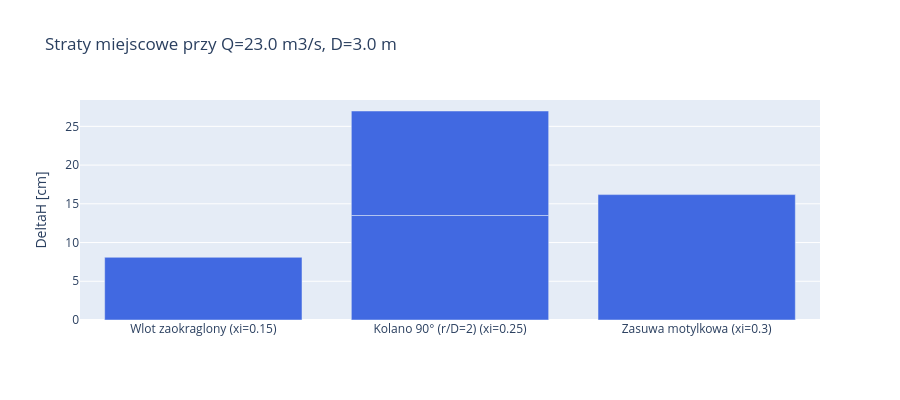

The cell this chart's notebook holds for it:
### Markdown cell above
**Prompt do LLM:**
> *"Napisz kod ktory pokaze straty miejscowe dla typowych elementow
> (wlot zaokraglony, kolano, zasuwa) przy przeplywach 1-200 m3/s
> i przekroju A=1.77 m2 (rura D=1.5m). Narysuj wykres slupkowy
> sumy strat przy Q=50 m3/s."*

**Uzyte funkcje:** `src.losses.minor_loss()`

### Code cell
D_pipe = 3.0
A_pipe = np.pi * D_pipe**2 / 4

elements = [
    ('Wlot zaokraglony', 0.15),
    ('Kolano 90° (r/D=2)', 0.25),
    ('Kolano 90° (r/D=2)', 0.25),
    ('Zasuwa motylkowa', 0.3),
]

Q_test = 23.0
v_pipe = Q_test / A_pipe
print(f'Straty miejscowe przy Q={Q_test} m3/s, D={D_pipe}m '
      f'(A={A_pipe:.2f} m2, v={v_pipe:.2f} m/s):')
names, values = [], []
for name, xi in elements:
    dH = minor_loss(Q_test, A_pipe, xi)
    print(f'  {name:30s} (xi={xi:.2f}): {dH:.4f} m = {dH*100:.2f} cm')
    names.append(f'{name} (xi={xi})')
    values.append(float(dH))

print(f'  {"SUMA":30s}         : {sum(values):.4f} m = {sum(values)*100:.2f} cm')

fig = go.Figure(go.Bar(x=names, y=[v*100 for v in values], marker_color='royalblue'))
fig.update_layout(
    title=f'Straty miejscowe przy Q={Q_test} m3/s, D={D_pipe} m',
    yaxis_title='DeltaH [cm]', height=400,
)
fig.show()

### Figure 1 — Plotly figure (JSON) as saved in the notebook; plotly's stock layout.template omitted (floating-point values rounded to 4 significant figures)
{"data": [{"marker": {"color": "royalblue"}, "type": "bar", "x": ["Wlot zaokraglony (xi=0.15)", "Kolano 90° (r/D=2) (xi=0.25)", "Kolano 90° (r/D=2) (xi=0.25)", "Zasuwa motylkowa (xi=0.3)"], "y": [8.094, 13.49, 13.49, 16.19]}], "layout": {"height": 400, "title": {"text": "Straty miejscowe przy Q=23.0 m3/s, D=3.0 m"}, "yaxis": {"title": {"text": "DeltaH [cm]"}}}}
